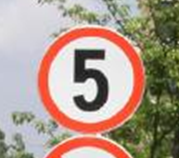
#> input picture Train/0__1117.png, 179 x 158 px, found by its file name; its folder holds only this picture in this run
$ jupyter execute --allow-errors Proj.ipynb
#> lines starting #> are read from the running program, lines starting #| are printed output that depends on the picture; after the words box and inside, x2 and y2 are one past the last pixel; in counts of white or black regions, pixels touching at a corner belong together
[cell 1]
print("meowmeow")

print("hello?")

print("hehehaha")

[cell 2]
print("kaiyi test")

print("weeeeeee")
print("weyuwuye")

[cell 3]
import cv2 # Will be used for edge detection further on
import os
import numpy as np  # For numerical operations
from PIL import Image, ImageEnhance  # For image loading and augmentation
import matplotlib.pyplot as plt  # For visualization
from sklearn.preprocessing import LabelEncoder  # For encoding labels
import random  # For random transformations

### Section:

### Data Preprocessing & Augmentation

[cell 4]
from PIL import Image, ImageEnhance, ImageFilter


# Set Parameters
target_size = (224, 224)  # Standard input size for CNN
rotation_prob = 0.4  # 40% chance of rotation
saturation_prob = 0.5  # 50% chance of saturation change
min_saturation = 0.7  # Min saturation level
max_saturation = 1.3  # Max saturation level
blur_prob = 0.5  # 50% chance of blur
noise_prob = 0.5  # 50% chance of noise
min_crop_size = (70, 70)  # Minimum size of crop to avoid cutting off too much
padding = 80  # Padding to avoid cutting off important parts of the image
border_threshold = 5 # For the black border threshold count

# To crop out the edges
def auto_crop(img, padding=5, min_crop_size=(70, 70)):
    """
    Crops the image to the largest contour found using Canny edge detection.
    Returns the original image if no valid contour is found.
    """
    if isinstance(img, Image.Image):
        img_cv = np.array(img)
    else:
        img_cv = img.copy()

    gray = cv2.cvtColor(img_cv, cv2.COLOR_RGB2GRAY)
    edges = cv2.Canny(gray, threshold1=50, threshold2=100)

    contours, _ = cv2.findContours(edges, cv2.RETR_EXTERNAL, cv2.CHAIN_APPROX_SIMPLE)
    contours = [c for c in contours if cv2.contourArea(c) > 300]  # slightly more relaxed

    if contours:
        # Use the largest contour
        x, y, w, h = cv2.boundingRect(max(contours, key=cv2.contourArea))
        x = max(0, x - padding)
        y = max(0, y - padding)
        x_end = min(img.width, x + w + 2 * padding)
        y_end = min(img.height, y + h + 2 * padding)

        cropped = img.crop((x, y, x_end, y_end))

        # Only return cropped if it still has valid size
        if cropped.size[0] >= min_crop_size[0] and cropped.size[1] >= min_crop_size[1]:
            return cropped

    return img  # fallback: return original image if crop fails

# Function to resize image
def resize_image(img, target_size=(224, 224)):
    return img.resize(target_size, Image.LANCZOS)

# Function to apply random blur to an image
def apply_random_blur(img, prob=0.5):
    if random.random() < prob:
        radius = random.uniform(0.1, 2.0)  # Random blur radius
        return img.filter(ImageFilter.GaussianBlur(radius))
    return img  # No blur

# Function to add random noise to an image
def add_random_noise(img, prob=0.5):
    if random.random() < prob:
        img_array = np.array(img)
        noise = np.random.normal(0, 0.1, img_array.shape)  # Add Gaussian noise
        noisy_img_array = img_array + noise * 255  # Scale noise
        noisy_img_array = np.clip(noisy_img_array, 0, 255).astype(np.uint8)  # Ensure values are valid
        return Image.fromarray(noisy_img_array)
    return img  # No noise

# Function to adjust saturation
def adjust_saturation(img, min_factor=0.7, max_factor=1.3, prob=0.5):
    if random.random() < prob:
        factor = random.uniform(min_factor, max_factor)
        enhancer = ImageEnhance.Color(img)
        return enhancer.enhance(factor)
    return img  # No change

def rotate_image(img, max_angle=10, rotation_prob=0.4):
    """Random rotation with proper border handling"""
    if random.random() < rotation_prob:
        angle = random.uniform(-max_angle, max_angle)

        # Rotate on expanded canvas
        rotated = img.rotate(angle, expand=True, resample=Image.BILINEAR)

        # Convert to numpy array for border detection
        np_img = np.array(rotated)

        if np_img.ndim == 3:  # Color image
            # Find non-black pixels (any channel > threshold)
            non_black = np.any(np_img > border_threshold, axis=2)
        else:  # Grayscale
            non_black = np_img > border_threshold

        if np.any(non_black):
            # Get bounding box coordinates
            rows = np.any(non_black, axis=1)
            cols = np.any(non_black, axis=0)
            y_min, y_max = np.where(rows)[0][[0, -1]]
            x_min, x_max = np.where(cols)[0][[0, -1]]

            # Crop and convert back to PIL
            cropped = rotated.crop((x_min, y_min, x_max, y_max))
            return cropped.resize(target_size, Image.LANCZOS)

    # Return original if no rotation or if border removal failed
    return img.resize(target_size, Image.LANCZOS) if rotation_prob else img

#function to normalise image
def normalize_image(img_tensor):
            mean = torch.tensor([0.485, 0.456, 0.406], dtype=img_tensor.dtype).view(3, 1, 1)
            std = torch.tensor([0.229, 0.224, 0.225], dtype=img_tensor.dtype).view(3, 1, 1)
            return (img_tensor - mean) / std
# function to denormalise image:
def denormalize_image(img_tensor):
    mean = torch.tensor([0.485, 0.456, 0.406]).view(3, 1, 1)
    std = torch.tensor([0.229, 0.224, 0.225]).view(3, 1, 1)
    return img_tensor * std + mean

# function to adjust contrast
def adjust_contrast(img, min_factor=1.1, max_factor=1.5, prob=0.5):
    if random.random() < prob:
        factor = random.uniform(min_factor, max_factor)
        enhancer = ImageEnhance.Contrast(img)
        return enhancer.enhance(factor)
    return img

### Image Loading, Filtering, and Augmentation Strategy

1. Filtering out bad data (blurry or tiny images)
2. Handling class imbalance by downsampling an over-represented class (class 15) & unsampling rare classes with extra augmentation
3. Applying the final augmentation pipeline, resizing, normalizing and converting to tensors for model training

[cell 5]
import torch
from collections import Counter
from PIL import Image
import os
import numpy as np

train_folder = "Train"
train_images = []
train_labels = []

# Define rare class threshold and augmentation params
rare_threshold = 150
extra_copies = 2

# Low-quality filtering thresholds
min_file_size_kb = 10
min_resolution = (40, 40)

# First, count class frequencies
all_labels = [int(f.split("__")[0]) for f in os.listdir(train_folder) if f.endswith(".png")]
class_counts = Counter(all_labels)
rare_classes = [cls for cls, count in class_counts.items() if count < rare_threshold]

print(f"Rare classes: {rare_classes}")

# Function to detect low-quality images
def is_low_quality(file_path):
#> called with file_path = 'Train/0__1117.png'
    if os.path.getsize(file_path) < min_file_size_kb * 1024:
        return True
    try:
        img = Image.open(file_path)
#> img is the input picture: PIL image 179x158 RGB; mean R, G, B 173.2, 153.9, 139.7
        return img.width < min_resolution[0] or img.height < min_resolution[1]
    except:
        return True
    return False

#> (the rest of this cell did not finish here and is left out)

#> in auto_crop, `gray = cv2.cvtColor(img_cv, cv2.COLOR_RGB2GRAY)`:
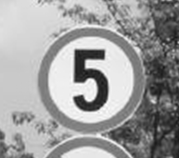
#> gray: shape (158, 179); min 21, max 255, mean 158.1
#> in auto_crop, `edges = cv2.Canny(gray, threshold1=50, threshold2=100)`:
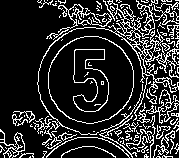
#> edges: shape (158, 179); 17.7% white in thin lines or dots
#> in auto_crop, `contours, _ = cv2.findContours(edges, cv2.RETR_EXTERNAL, cv2.CHAIN_APP..`: contours = 123 contours, 108 with area under 20; largest, box (x1, y1, x2, y2) and area: (48, 36, 134, 124) 5845, (37, 0, 179, 138) 1240, (0, 129, 25, 158) 167, (46, 4, 102, 40) 153, (99, 115, 137, 158) 62
#> in auto_crop, `contours = [c for c in contours if cv2.contourArea(c) > 300]`: contours = 2 contours; box (x1, y1, x2, y2) and area: (48, 36, 134, 124) 5845, (37, 0, 179, 138) 1240
#> in auto_crop, `x, y, w, h = cv2.boundingRect(max(contours, key=cv2.contourArea))`: x = 48; y = 36; w = 86; h = 88
#> in auto_crop, `x = max(0, x - padding)`: x = 43
#> in auto_crop, `y = max(0, y - padding)`: y = 31
#> in auto_crop, `x_end = min(img.width, x + w + 2 * padding)`: x_end = 139
#> in auto_crop, `y_end = min(img.height, y + h + 2 * padding)`: y_end = 129
#> in auto_crop, `cropped = img.crop((x, y, x_end, y_end))`:
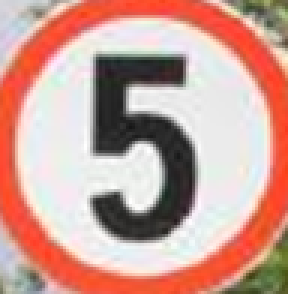
#> cropped: PIL image 96x98 RGB (shown 3 times larger); mean R, G, B 203.5, 160.5, 150.6

    def process_and_store(img_obj):
        img_aug = img_obj.copy()

        # Apply augmentations
        if class_label in rare_classes:
            img_aug = adjust_contrast(img_aug, min_factor=1.2, max_factor=1.6, prob=0.9)
#> in adjust_contrast, `return enhancer.enhance(factor)`:
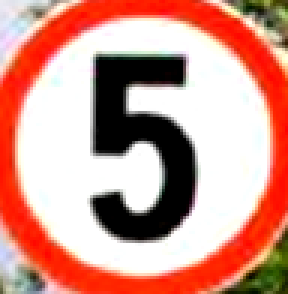
#> returned value: PIL image 96x98 RGB (shown 3 times larger); mean R, G, B 208.4, 151.4, 139.1
            img_aug = adjust_saturation(img_aug, min_factor=0.95, max_factor=1.1, prob=0.4)
            img_aug = rotate_image(img_aug, max_angle=10, rotation_prob=0.5)
#> in rotate_image, `rotated = img.rotate(angle, expand=True, resample=Image.BILINEAR)`:
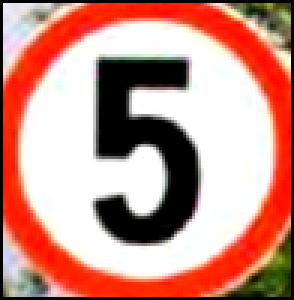
#> rotated: PIL image 98x100 RGB (shown 3 times larger); mean R, G, B 199.9, 145.1, 133.3
#> in rotate_image, `non_black = np.any(np_img > border_threshold, axis=2)`:
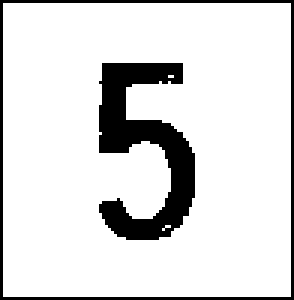
#> non_black: shape (100, 98) bool (shown 3 times larger); 86.3% white; 2 black regions, box (x1, y1, x2, y2) and area: (33, 21, 65, 80) 947, (0, 0, 98, 100) 392
#> in rotate_image, `y_min, y_max = np.where(rows)[0][[0, -1]]`: y_min = 1; y_max = 98
#> in rotate_image, `x_min, x_max = np.where(cols)[0][[0, -1]]`: x_min = 1; x_max = 96
#> in rotate_image, `cropped = rotated.crop((x_min, y_min, x_max, y_max))`:
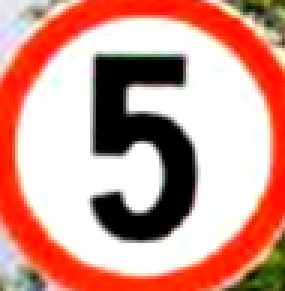
#> cropped: PIL image 95x97 RGB (shown 3 times larger); mean R, G, B 208.7, 152.7, 140.8
#> in rotate_image, `return cropped.resize(target_size, Image.LANCZOS)`:
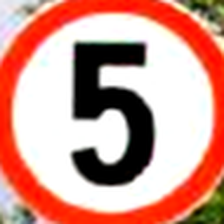
#> returned value: PIL image 224x224 RGB; mean R, G, B 208.7, 152.7, 140.8
            img_aug = add_random_noise(img_aug, prob=0.2)
            img_aug = apply_random_blur(img_aug, prob=0.2)

        else:
            img_aug = rotate_image(img_aug, max_angle=7, rotation_prob=0.3)
            img_aug = adjust_contrast(img_aug, min_factor=1.0, max_factor=1.2, prob=0.3)
            img_aug = adjust_saturation(img_aug, min_factor=0.95, max_factor=1.1, prob=0.3)
            img_aug = add_random_noise(img_aug, prob=0.1)
            img_aug = apply_random_blur(img_aug, prob=0.1)

        # Resize, normalize, and store
        img_aug = resize_image(img_aug, target_size)
        img_aug = np.array(img_aug) / 255.0
        img_aug = torch.tensor(img_aug, dtype=torch.float32).permute(2, 0, 1)  # [H, W, C] → [C, H, W]

        # Brightness check BEFORE normalization
        if torch.mean(img_aug) < 0.05:
            return  # Skip too-dark image

        img_aug = normalize_image(img_aug)
        train_images.append(img_aug)
        train_labels.append(class_label)

    # Store original image
    process_and_store(img)
#> (the call stopped at in process_and_store, `img_aug = torch.tensor(img_aug, dtype=torch.float32).permute(2, 0, 1)`: torch is not available in this run)

    # Add more versions if rare class
    if class_label in rare_classes:
        for _ in range(extra_copies):
            process_and_store(img)

# Convert to arrays
X_train = np.array(train_images)
y_train = np.array(train_labels)

### Class Distribution Visualisaton after Augmentation

1. Count how many images are in each class
2. Visualise the distribution using a bar graph

[cell 6]
import numpy as np
import matplotlib.pyplot as plt

# Count samples per class
#> (the rest of this cell did not finish here and is left out)

### Visual Inspection of Preprocessed Training Images

1. Randomly selecting a few preprocessed images from out training data
2. Denormalizing them
3. Displaying them with their class labels to visually verify that: images still look like they should, augmentations didn't distort them too much & labels still make sense

[cell 7]
num_samples = 10 # Number of images to display
#> (the rest of this cell did not finish here and is left out)

### Preprocessing the Test Set & Final Test Dataset Validation

1. Take images from the test folder and applying minimal preprocessing to ensure consistency with the training set but without augmenting anything
2. After preprocessing all test images, we print out some basic info to confirm the shape of X_test, y_test and the number of unique classes in the training set
3. This is a quick check to make sure our label encoding and class mapping are correct

[cell 8]
test_folder = "Test"  # Replace with actual test folder name
test_images = []
test_labels = []

#> (the rest of this cell did not finish here and is left out)

#> (a cell that did not finish here is left out)

### Visual Inspection of Test Images

Randomly select 10 test images and displaying them with their class lavels so it helps us visually verify the quality and correctness of the test preprocessing pipeline, just like we did for training data

[cell 10]
num_samples = 10
#> (the rest of this cell did not finish here and is left out)

# CNN Modeling

## Dataset Preparation for Training and Validation

1. Convert all our cleaned image data to PyTorch tensors.
2. Split out training data into training and validation sets (80/20)
3. Package everything into PyTorch Dataset and DataLoader objects, which help us train efficiently in batches.

[cell 11]
import torch
import torch.nn as nn
import torch.nn.functional as F
import torch.optim as optim
from torch.utils.data import Dataset, DataLoader, TensorDataset
from sklearn.model_selection import train_test_split
from torchvision import datasets, transforms
import matplotlib.pyplot as plt
import numpy as np

batch_size = 64

# Defining device
#> (the rest of this cell did not finish here and is left out)

## CNN Model (Minimal layers)

We’re defining a custom CNN model using PyTorch. This model takes in preprocessed images and learns to predict which class they belong to

[cell 12]
class CNN(nn.Module):
    def __init__(self, output_size=24):
        super(CNN, self).__init__()

        # Convolutional layers
        self.conv1 = nn.Conv2d(3, 6, kernel_size=5)       # (3, 224, 224) -> (6, 220, 220)
        self.bn1 = nn.BatchNorm2d(6)                      # BatchNorm after first conv
        self.pool1 = nn.MaxPool2d(2, 2)                    # (6, 220, 220) -> (6, 110, 110)
        self.dropout1 = nn.Dropout2d(0.1)

        self.conv2 = nn.Conv2d(6, 16, kernel_size=5)      # (6, 110, 110) -> (16, 106, 106)
        self.bn2 = nn.BatchNorm2d(16)                     # (16, 106, 106)
        self.pooMl2 = nn.MaxPool2d(2, 2)                    # (16, 106, 106) -> (16, 53, 53)
        self.dropout2 = nn.Dropout2d(0.2)

        self.conv3 = nn.Conv2d(16, 32, kernel_size=3, padding=1)
        self.bn3 = nn.BatchNorm2d(32)
        self.pool3 = nn.MaxPool2d(2, 2)                    # (32, 53, 53) -> (32, 26, 26)
        self.dropout3 = nn.Dropout2d(0.15)

        # Fully connected layers
        self.fc1 = nn.Linear(32 * 26 * 26, 120)
        self.dropout_fc1 = nn.Dropout(0.3)                # Dropout after fc1
        self.fc2 = nn.Linear(120, 84)
        self.dropout_fc2 = nn.Dropout(0.5)                    # Dropout before final layer
        self.fc3 = nn.Linear(84, output_size)

    def forward(self, x):
        x = self.pool1(F.relu(self.bn1(self.conv1(x))))  # Apply first conv and pool
        x = self.dropout1(x)

        x = self.pool2(F.relu(self.bn2(self.conv2(x))))  # Apply second conv and pool
        x = self.dropout2(x)

        x = self.pool3(F.relu(self.bn3(self.conv3(x))))  # Apply third conv and pool
        x = self.dropout3(x)

        x = x.view(x.size(0), -1)  # Flatten the output from the last convolutional layer

        x = F.relu(self.fc1(x))  # First fully connected layer
        x = self.dropout_fc1(x)

        x = F.relu(self.fc2(x))  # Second fully connected layer
        x = self.dropout_fc2(x)

        x = self.fc3(x)  # Final output layer
        return x

## Model Variables

1. How fast the model learns
2. How long it trains
3. How complex the feature extraction starts off

[cell 13]
# Variables for our model
# (TO BE ADJUSTED BASED ON HOW WE WANT TO TRAIN THE MODEL)
n_features = 32 #32 convolutional filters in first conv layer
learning_rate = 0.0001 #reduced learning rate for more stable training
num_epochs = 20

### Model Initialization & Training Configuration

1. Initializing our CNN model and moving it to the right device (CPU/GPU),
2. Defining the loss function to evaluate model performance
3. Choosing the optimizer to update the model's weights

#> (a cell that did not finish here is left out)

model = model.to(device)

from sklearn.utils.class_weight import compute_class_weight


criterion = nn.CrossEntropyLoss()


# Set optimizer with optimizer (can change)
optimizer = torch.optim.Adam(model.parameters(), lr=learning_rate, weight_decay = 0.0005)  #used Adam optimiser instead: converges faster and better for classification tasks

## Model Training & Validation Loop

1. Training the CNN over multiple epochs
2. Tracking training and validation losses and accuracies
3. Using .train() and .eval() modes properly
4. Printing progress at the end of each epoch

[cell 15]
val_accuracies = []
val_losses = []
train_accuracies = []
train_losses = []

#> (the rest of this cell did not finish here and is left out)

## Training & Validation Curve Visualisation

1. Loss vs Epochs (to see how well the model is minimizing error)
2. Accuracy vs Epochs (to see how well the model is improving prediction over time)

[cell 16]
plt.figure(figsize=(12, 5))

# Plot Loss
plt.subplot(1, 2, 1)
plt.plot(train_losses, label="Train Loss")
plt.plot(val_losses, label="Val Loss")
plt.title("Loss per Epoch")
plt.xlabel("Epoch")
plt.ylabel("Loss")
plt.legend()
plt.grid(True)

# Plot Accuracy
plt.subplot(1, 2, 2)
plt.plot(train_accuracies, label="Train Acc")
plt.plot(val_accuracies, label="Val Acc")
plt.title("Accuracy per Epoch")
plt.xlabel("Epoch")
plt.ylabel("Accuracy (%)")
plt.legend()
plt.grid(True)

plt.tight_layout()
plt.show()
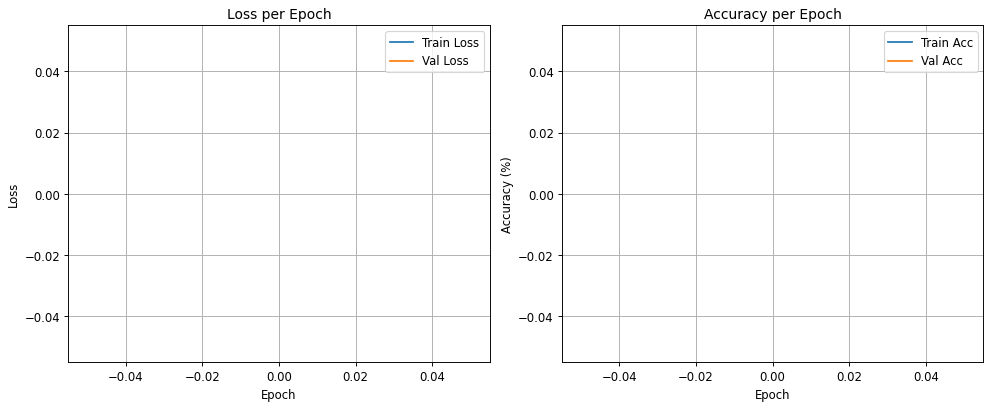
#> figure drawn by matplotlib, 2 panels

$ run again, on Train/0__3206.png
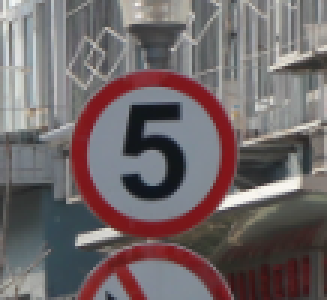
#> input picture Train/0__3206.png, 109 x 100 px, found by its file name (shown 3 times larger)
#> in is_low_quality, img is the input picture: PIL image 109x100 RGB; mean R, G, B 112.9, 103.4, 104.8
#> edges: shape (100, 109); 25.2% white in thin lines or dots
#> in auto_crop, `contours, _ = cv2.findContours(edges, cv2.RETR_EXTERNAL, cv2.CHAIN_APP..`: contours = 88 contours, 79 with area under 20; largest, box (x1, y1, x2, y2) and area: (29, 26, 74, 74) 1586, (0, 0, 47, 85) 525, (21, 0, 80, 47) 358, (72, 47, 109, 70) 150, (0, 79, 79, 100) 108
#> in auto_crop, `contours = [c for c in contours if cv2.contourArea(c) > 300]`: contours = 3 contours; box (x1, y1, x2, y2) and area: (29, 26, 74, 74) 1586, (0, 0, 47, 85) 525, (21, 0, 80, 47) 358
#> in auto_crop, `x, y, w, h = cv2.boundingRect(max(contours, key=cv2.contourArea))`: x = 29; y = 26; w = 45; h = 48
#> in auto_crop, `x = max(0, x - padding)`: x = 24
#> in auto_crop, `y = max(0, y - padding)`: y = 21
#> x_end = 79
#> non_black: shape (102, 111) bool; 93.8% white; 2 black regions, box (x1, y1, x2, y2) and area: (0, 0, 111, 102) 422, (43, 36, 62, 67) 281
#> y_min = 1; y_max = 100
#> x_min = 1; x_max = 109
